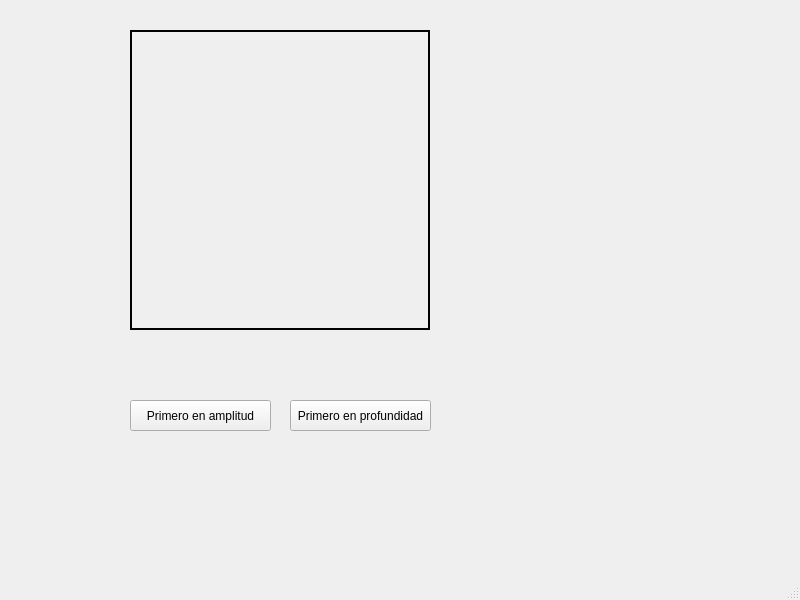
<?xml version="1.0" encoding="UTF-8"?>
<ui version="4.0">
 <class>MainWindow</class>
 <widget class="QMainWindow" name="MainWindow">
  <property name="geometry">
   <rect>
    <x>0</x>
    <y>0</y>
    <width>800</width>
    <height>600</height>
   </rect>
  </property>
  <property name="windowTitle">
   <string>MainWindow</string>
  </property>
  <property name="autoFillBackground">
   <bool>true</bool>
  </property>
  <property name="styleSheet">
   <string notr="true">qradialgradient (spread:pad, cx:0.5, cy:0.5, radius:0.5, fx:0.5, fy:0.5, stop:0 rgba(0, 0, 0, 255), stop:0.19397 rgba(0, 0, 0, 255), stop:0.202312 rgba(122, 97, 0, 255), stop:0.495514 rgba(76, 58, 0, 255), stop:0.504819 rgba(255, 255, 255, 255), stop:0.79 rgba(255, 255, 255, 255), stop:1 rgba(255, 158, 158, 255))</string>
  </property>
  <property name="tabShape">
   <enum>QTabWidget::Rounded</enum>
  </property>
  <property name="unifiedTitleAndToolBarOnMac">
   <bool>false</bool>
  </property>
  <widget class="QWidget" name="centralwidget">
   <widget class="QLabel" name="label">
    <property name="geometry">
     <rect>
      <x>130</x>
      <y>30</y>
      <width>300</width>
      <height>300</height>
     </rect>
    </property>
    <property name="frameShape">
     <enum>QFrame::WinPanel</enum>
    </property>
    <property name="text">
     <string/>
    </property>
    <property name="pixmap">
     <pixmap>laberinto.png</pixmap>
    </property>
    <property name="scaledContents">
     <bool>true</bool>
    </property>
   </widget>
   <widget class="QPushButton" name="pushButton_2">
    <property name="geometry">
     <rect>
      <x>290</x>
      <y>400</y>
      <width>141</width>
      <height>31</height>
     </rect>
    </property>
    <property name="text">
     <string>Primero en profundidad</string>
    </property>
   </widget>
   <widget class="QPushButton" name="pushButton_3">
    <property name="geometry">
     <rect>
      <x>130</x>
      <y>400</y>
      <width>141</width>
      <height>31</height>
     </rect>
    </property>
    <property name="text">
     <string>Primero en amplitud</string>
    </property>
   </widget>
  </widget>
  <widget class="QMenuBar" name="menubar">
   <property name="geometry">
    <rect>
     <x>0</x>
     <y>0</y>
     <width>800</width>
     <height>21</height>
    </rect>
   </property>
  </widget>
  <widget class="QStatusBar" name="statusbar"/>
 </widget>
 <resources/>
 <connections/>
</ui>
